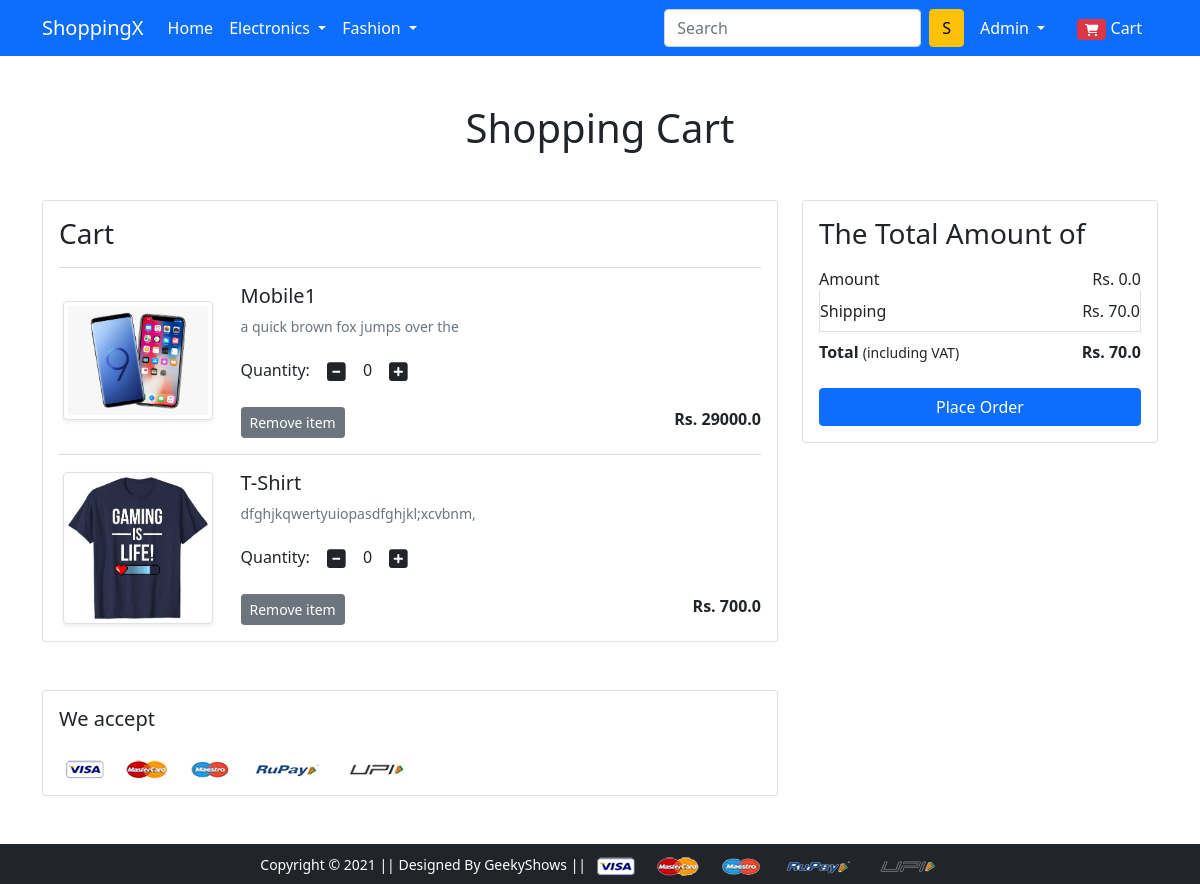
The page /cart/ (signed in) on the database as committed earlier.
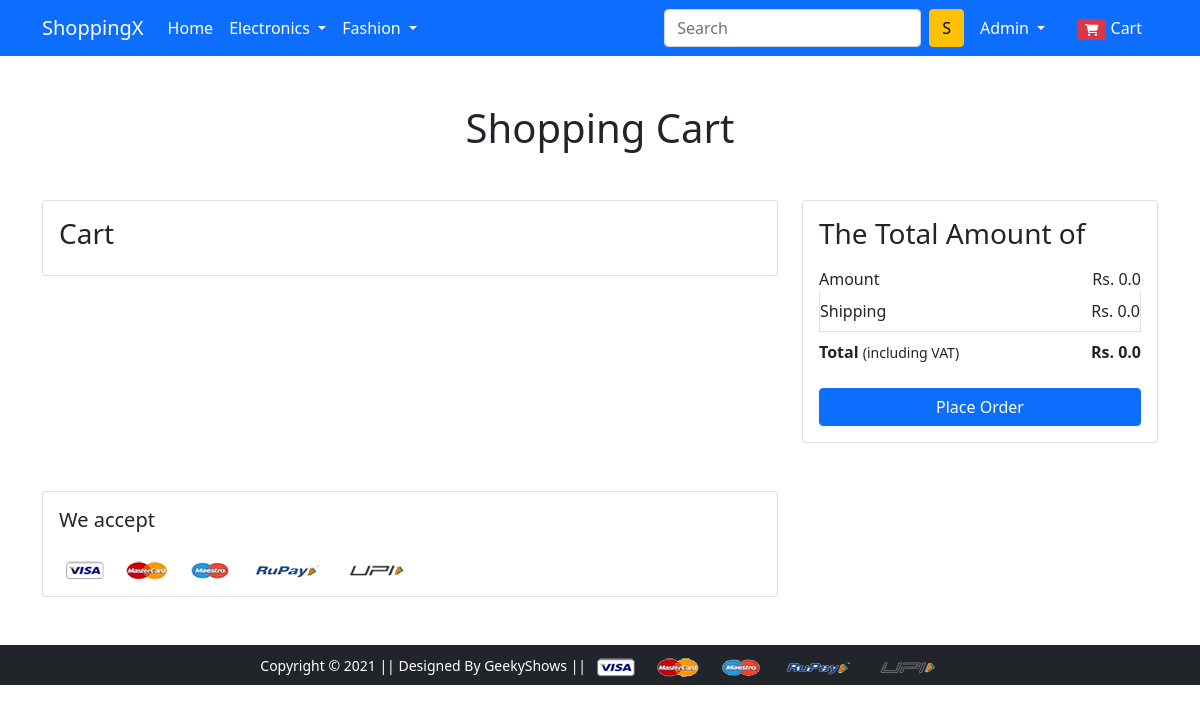
The same page on the database as committed later.
### app/models.py (models this page shows, shortened)
class Cart(models.Model):
    user = models.ForeignKey(User, on_delete=models.CASCADE)
    product = models.ForeignKey(Product, on_delete=models.CASCADE)
    quantity = models.PositiveIntegerField(default=1)

class Product(models.Model):
    title = models.CharField(max_length=80)
    selling_price = models.FloatField()
    discounted_price = models.FloatField()
    description = models.TextField()
    brand = models.CharField(max_length=50)
    category = models.CharField(choices=CATEGORY_CHOICES, max_length=2)
    product_image = models.ImageField(upload_to='productimg')

### app/views.py (the view)
# urls.py: path('cart/', views.show_cart, name='showcart'),
def show_cart(request):
    if request.user.is_authenticated:
        user = request.user
        cart = Cart.objects.filter(user=user)
        amount = 0.0
        shipping_amount = 0.0
        total_amount = 0.0
        cart_product = [p for p in Cart.objects.all() if p.user==user]
        if cart_product is not None:
            for p in cart_product:
                tempamount = (p.quantity * p.product.discounted_price)
                amount += tempamount
                shipping_amount = 70.0
                total_amount = amount + shipping_amount
        return render(request, 'app/addtocart.html', {'carts':cart, 'total_amount':total_amount, 'shipping_amount':shipping_amount, 'amount':amount})

### app/templates/app/addtocart.html (shortened to what this page needs)
{% extends 'app/base.html' %}
{% load static %}
{% block main-content %}
<div class="container my-5">
 <div class="row">
  <h1 class="text-center mb-5">Shopping Cart</h1>
  <div class="col-sm-8">
  <div class="card">
   <div class="card-body">
    <h3>Cart</h3>
    {% for cart in carts %}
    <hr class="text-muted">
    <div class="row">
     <div class="col-sm-3 text-center align-self-center"><img src="{{cart.product.product_image.url}}" alt="" srcset="" class="img-fluid img-thumbnail shadow-sm" height="150" width="150"> </div>
     <div class="col-sm-9">
      <div>
       <h5>{{cart.product.title}}</h5>
       <p class="mb-2 text-muted small">{{cart.product.description}}</p>
       <div class="my-3">
        <label for="quantity">Quantity:</label>
        <a class="minus-cart btn" pid="{{cart.product.id}}"><i class="fas fa-minus-square fa-lg"></i></a>
          <span id="quantity">{{cart.quantity}}</span>
        <a class="plus-cart btn" pid="{{cart.product.id}}"><i class="fas fa-plus-square fa-lg"></i></a>
       </div>
       <div class="d-flex justify-content-between">
        <a href="#" class="remove-cart btn btn-sm btn-secondary mr-3" pid="{{cart.product.id}}">Remove item </a>
        <p class="mb-0"><span><strong>Rs. {{cart.product.discounted_price}}</strong></span></p>
       </div>
      </div>
     </div>
    </div>
    {% endfor %}
   </div>
   </div>
  </div>
  <div class="col-sm-4">
   <div class="card">
    <div class="card-body">
      <h3>The Total Amount of</h3>
      <ul class="list-group">
       <li class="list-group-item d-flex justify-content-between align-items-center border-0 px-0 pb-0">Amount<span>Rs. <span id="amount">{{amount}}</span></span></li>
       <li class="list-group-item d-flex justify-content-between align-items-center px-0">Shipping<span>Rs. {{shipping_amount}}</span></li>
       <li class="list-group-item d-flex justify-content-between align-items-center border-0 px-0 mb-3">
        <div>
           <strong>Total</strong> <small>(including VAT)</small>
         </div>
         <span><strong>Rs. <strong id="total_amount">{{total_amount}}</strong></strong></span>
       </li>
      </ul>
      <div class="d-grid"><a href="{% url 'checkout' %}" class="btn btn-primary">Place Order</a></div>
    </div>
   </div>
  </div>
 </div>
</div>
<div class="container">
 <div class="row">
  <div class="col-sm-8">
   <div class="card">
    <div class="card-body">
      <h5 class="mb-4">We accept</h5>
      <img src="{% static 'app/images/payment.png' %}" alt="" class="img-fluid">
    </div>
  </div>
  </div>
 </div>
</div>
{% endblock main-content %}

### app/templates/app/base.html (shortened to what this page needs)
<!doctype html>
{% load static %}
<html lang="en">
  <head>
    <link href="https://cdn.jsdelivr.net/npm/bootstrap@5.0.0-beta1/dist/css/bootstrap.min.css" rel="stylesheet">
    <link rel="stylesheet" href="{% static 'app/css/owl.carousel.min.css' %}">
    <link rel="stylesheet" href="{% static 'app/css/all.min.css' %}">
    <link rel="stylesheet" href="{% static 'app/css/style.css' %}">
  </head>
  <body>
    <nav class="navbar navbar-expand-lg navbar-dark bg-primary">
     <div class="container">
       <a class="navbar-brand" href="/">ShoppingX</a>
       <div class="collapse navbar-collapse" id="navbarSupportedContent">
         <ul class="navbar-nav me-auto mb-2 mb-lg-0">
           <li class="nav-item">
             <a class="nav-link active" aria-current="page" href="/">Home</a>
           </li>
           <li class="nav-item dropdown">
             <a class="nav-link dropdown-toggle text-white" href="#" id="electronicsDropdown" role="button" data-bs-toggle="dropdown" aria-expanded="false">
               Electronics
             </a>
           </li>
           <li class="nav-item dropdown">
             <a class="nav-link dropdown-toggle text-white" href="#" id="fashionDropdown" role="button" data-bs-toggle="dropdown" aria-expanded="false">
               Fashion
             </a>
           </li>
         </ul>
         <form class="d-flex">
           <input class="form-control me-2" type="search" placeholder="Search" aria-label="Search">
           <button class="btn btn-warning" type="submit">S</button>
         </form>
         <div>
          <ul class="navbar-nav me-auto mb-2 mb-lg-0">
            {% if request.user.is_authenticated %}
           <li class="nav-item dropdown mx-2">
              <a class="nav-link dropdown-toggle text-white" href="#" id="profileDropdown" role="button" data-bs-toggle="dropdown" aria-expanded="false">
                {{request.user.username | capfirst}}
              </a>
            </li>
            <li class="nav-item mx-2">
             <a href="{% url 'showcart' %}" class="nav-link text-white"><span class="badge bg-danger"><i class="fas fa-shopping-cart"></i></span> Cart </a>
            </li>
            {% endif %}
          </ul>
         </div>
       </div>
     </div>
    </nav>
    {% block main-content %} {% endblock main-content %}
    <footer class="container-fluid bg-dark text-center p-2 mt-5">
        <small class="text-white">Copyright &copy; 2021 || Designed By GeekyShows || </small>
        <img src="{% static 'app/images/payment.png' %}" alt="" srcset="" class="img-fluid" height="2px">
    </footer>
  </body>
</html>

Rows that differ between the two databases and show on the page:
removed Cart: product.product_image (picture), product "Mobile1", product.description "a quick brown fox jumps over the", quantity "0", product.discounted_price "29000.0"
removed Cart: product.product_image (picture), product "T-Shirt", product.description "dfghjkqwertyuiopasdfghjkl;xcvbnm,", quantity "0", product.discounted_price "700.0"
Other text that changed with them:
{{ shipping_amount }}: "70.0" → "0.0"
{{ total_amount }}: "70.0" → "0.0"
